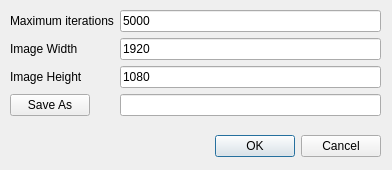
<?xml version="1.0" encoding="UTF-8"?>
<ui version="4.0">
 <class>ExportImageDialog</class>
 <widget class="QDialog" name="ExportImageDialog">
  <property name="geometry">
   <rect>
    <x>0</x>
    <y>0</y>
    <width>392</width>
    <height>170</height>
   </rect>
  </property>
  <property name="windowTitle">
   <string>Dialog</string>
  </property>
  <widget class="QDialogButtonBox" name="buttonBox">
   <property name="geometry">
    <rect>
     <x>40</x>
     <y>130</y>
     <width>341</width>
     <height>32</height>
    </rect>
   </property>
   <property name="orientation">
    <enum>Qt::Horizontal</enum>
   </property>
   <property name="standardButtons">
    <set>QDialogButtonBox::Cancel|QDialogButtonBox::Ok</set>
   </property>
  </widget>
  <widget class="QWidget" name="formLayoutWidget">
   <property name="geometry">
    <rect>
     <x>10</x>
     <y>10</y>
     <width>371</width>
     <height>111</height>
    </rect>
   </property>
   <layout class="QFormLayout" name="formLayout">
    <item row="0" column="0">
     <widget class="QLabel" name="label">
      <property name="text">
       <string>Maximum iterations</string>
      </property>
     </widget>
    </item>
    <item row="0" column="1">
     <widget class="QLineEdit" name="maxIterations">
      <property name="text">
       <string>5000</string>
      </property>
     </widget>
    </item>
    <item row="1" column="0">
     <widget class="QLabel" name="label_2">
      <property name="text">
       <string>Image Width</string>
      </property>
     </widget>
    </item>
    <item row="1" column="1">
     <widget class="QLineEdit" name="imgWidth">
      <property name="text">
       <string>1920</string>
      </property>
     </widget>
    </item>
    <item row="2" column="0">
     <widget class="QLabel" name="label_3">
      <property name="text">
       <string>Image Height</string>
      </property>
     </widget>
    </item>
    <item row="2" column="1">
     <widget class="QLineEdit" name="imgHeight">
      <property name="text">
       <string>1080</string>
      </property>
     </widget>
    </item>
    <item row="3" column="0">
     <widget class="QPushButton" name="pushButton">
      <property name="text">
       <string>Save As</string>
      </property>
     </widget>
    </item>
    <item row="3" column="1">
     <widget class="QLineEdit" name="savePath"/>
    </item>
   </layout>
  </widget>
 </widget>
 <resources/>
 <connections>
  <connection>
   <sender>buttonBox</sender>
   <signal>accepted()</signal>
   <receiver>ExportImageDialog</receiver>
   <slot>accept()</slot>
   <hints>
    <hint type="sourcelabel">
     <x>248</x>
     <y>254</y>
    </hint>
    <hint type="destinationlabel">
     <x>157</x>
     <y>274</y>
    </hint>
   </hints>
  </connection>
  <connection>
   <sender>buttonBox</sender>
   <signal>rejected()</signal>
   <receiver>ExportImageDialog</receiver>
   <slot>reject()</slot>
   <hints>
    <hint type="sourcelabel">
     <x>316</x>
     <y>260</y>
    </hint>
    <hint type="destinationlabel">
     <x>286</x>
     <y>274</y>
    </hint>
   </hints>
  </connection>
 </connections>
</ui>
